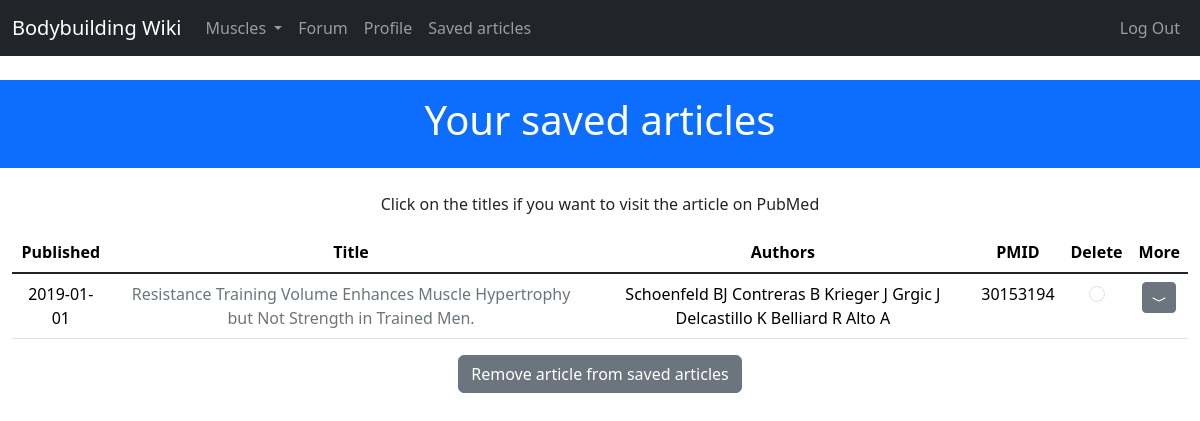
Page /search/my_saved_papers/ (signed in) on the earlier database version.
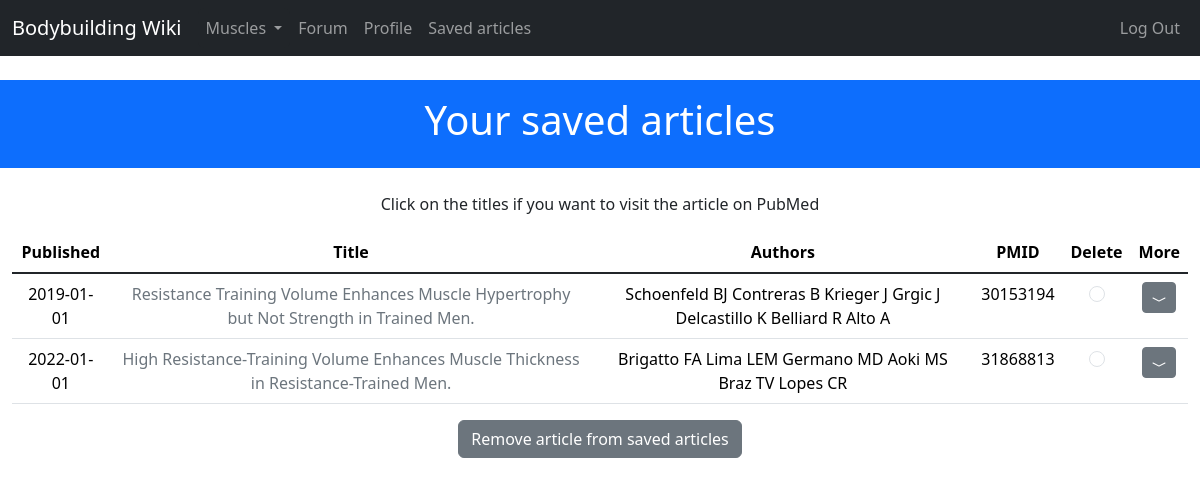
Same page on the later database version.
### project/search/models.py (models this page shows)
class PaperSaved(db.Model):
    __tablename__ = 'PapersSaved'
    id = db.Column(db.Integer, primary_key=True)
    user_id = db.Column(db.Integer, db.ForeignKey('users.id'))
    date = db.Column(db.DateTime())
    title = db.Column(db.String(300))
    authors = db.Column(db.String(300))
    pmid = db.Column(db.Integer)
    abstract = db.Column(db.Text())
    results = db.Column(db.Text())
    conclusions = db.Column(db.Text())

### project/search/views.py (the view, shortened to what this page needs)
@search.route('/my_saved_papers/', methods=['GET', 'POST'])
@login_required
def my_articles():
    saved_articles = PaperSaved.query.filter_by(user_id=current_user.id).all()
    return render_template('search/my_articles.html', saved_articles=saved_articles)

### project/auth/models.py (called while the page is built)
@login_manager.user_loader
def load_user(user_id):
    return User.query.get(int(user_id))

### project/main/__init__.py (called while the page is built)
@main.app_context_processor
def inject_user():
    return dict(user=current_user or None)

@main.app_context_processor
def inject_permissions():
    return dict(Permission=Permission)

@main.app_context_processor
def inject_muscles():
    return dict(muscles=Muscle.query.all())

### project/templates/search/my_articles.html (shortened to what this page needs)
{% extends 'base.html' %}
{% block header %}Your saved articles{% endblock header %}
{% block content %}
{% if saved_articles %}
<p class="text-center">Click on the titles if you want to visit the article on PubMed</p>
<form method="post">
<table class="table table-hover">
    <thead class="text-center">
        <th scope="col">Published</th>
        <th scope="col">Title</th>
        <th scope="col">Authors</th>
        <th scope="col">PMID</th>
        <th scope="col">Delete</td>
        <th scope="col">More</td>
    </thead>
    <tbody class="table-group-divider">
    {% for article in saved_articles %}
        <tr class="text-center" scope="row">
            <td>{{article.date.strftime('%Y-%m-%d')}}</td>
            <td><a href="{{ article.url }}" class="link-secondary link-offset-2 link-underline-opacity-0 link-underline-opacity-100-hover"
                target="_blank">{{article.title}}</a>
            <td>{{article.authors}}</td>
            <td>{{article.pmid}}</td>
            <td>
                <input type="radio" name="pmid" value="{{article.pmid}}" class="form-check-input">
            </td>
            <td>
                {% if article.abstract or article.conclusion or article.results %}
                <a class="btn btn-sm btn-secondary" data-bs-toggle="collapse" href="#{{article.id}}" role="button" aria-expanded="false" aria-controls="{{article.id}}">
                    <svg xmlns="http://www.w3.org/2000/svg" width="16" height="16" fill="currentColor" class="bi bi-chevron-compact-down" viewBox="0 0 16 16">
                        <path fill-rule="evenodd" d="M1.553 6.776a.5.5 0 0 1 .67-.223L8 9.44l5.776-2.888a.5.5 0 1 1 .448.894l-6 3a.5.5 0 0 1-.448 0l-6-3a.5.5 0 0 1-.223-.67z"/>
                    </svg>
                </a>
                {% endif %}
            </td>
        </tr>
    {% endfor %}
    </tbody>
</table>
<div class="text-center">
    <button type="submit" class="btn btn-secondary text-center">Remove article from saved articles</button>
</div>
</form>
{% else %}
<p class="text-center">You don't have any article saved</p>
{% endif %}
{% endblock content %}

### project/templates/base.html (shortened to what this page needs)
<!DOCTYPE html>
<html lang="en">
  <head>
    <link href="https://cdn.jsdelivr.net/npm/bootstrap@5.3.2/dist/css/bootstrap.min.css" rel="stylesheet">
    <link href="{{ url_for('static', filename='css/arnold.css' )}}" rel="stylesheet">
  </head>
  <body>
    {% block navbar %}
      <nav class="navbar navbar-expand-lg navbar-dark bg-dark">
        <div class="container-fluid">
                <a class="navbar-brand" href="{{url_for('main.index')}}">Bodybuilding Wiki</a>
            <div class="collapse navbar-collapse" id="navbarCollapse">
                <ul class="navbar-nav me-auto mb-2 mb-md-0">
                    <li class="nav-item">
                        <div class="dropdown">
                            <a class=" nav-link btn btn-dark dropdown-toggle bg-dark" href="#" role="button" data-bs-toggle="dropdown" aria-expanded="false">
                              Muscles
                            </a>
                          </div>
                    </li>
                    <li class="nav-item">
                        <a class="nav-link" href="{{ url_for('forum.index') }}">Forum</a>
                    </li>
                    {% if user.is_authenticated %}
                    <li class="nav-item">
                        <a class="nav-link" href="{{ url_for('auth.user_detail', username=current_user.username) }}">
                        Profile
                        </a>
                    </li>
                    <li class="nav-item">
                        <a class="nav-link" href="{{ url_for('search.my_articles') }}">Saved articles</a>
                    </li>
                    {% endif %}
                </ul>
                {% if user.is_authenticated %}
                <ul class="navbar-nav  justify-content-end">
                    <li class="nav-item justify-content-end">
                        <a class="nav-link " href="{{url_for('auth.logout')}}">Log Out</a>
                    </li>
                </ul>
                {% endif %}
            </div>
        </div>
    </nav>
  {% endblock navbar %}
  <div class="container-fluid bg-primary mt-4 text-white py-3 text-center">
      <h1 class="display-6">{% block header %}Bodybuilding Wiki{% endblock header %}</h1>
  </div>
  <div class="container-fluid mt-4">
        {% block content %}
        {% endblock content %}
  </div>
  </body>
</html>

Differences in the rows shown:
added PaperSaved: date "2022-01-01", title "High Resistance-Training Volume Enhances Muscle Thickness in Resistance-Trained Men.", authors "Brigatto FA Lima LEM Germano MD Aoki MS Braz TV Lopes CR", pmid "31868813"
